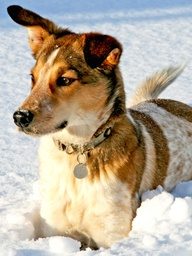
#> input picture data/dog.jpg, 192 x 256 px, shrunk from 1500 x 2000 before the run
$ python exercise1.py
#> lines starting #> are read from the running program, lines starting #| are printed output that depends on the picture
#SET UP ENVIRONMENT
from matplotlib.image import imread
import matplotlib.pyplot as plt
import numpy as np
import os


##################################################################
fname = 'data/dog.jpg'
r = 10
n = 1000#None
##################################################################
#Loading data

#img_data = imread(os.path.join('..','data','dog.jpg')) #if moved to 'hw' directory
img_data = imread(fname)
#> img_data is the input picture: shape (256, 192, 3); mean R, G, B 181.3, 169.5, 152
X = np.mean(img_data, -1); # Convert RGB to grayscale
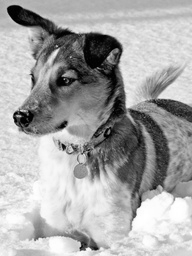
#> X: shape (256, 192) float64; min 0, max 255, mean 167.6

#compute full svd
U, S, Vt = np.linalg.svd(X, full_matrices = True)
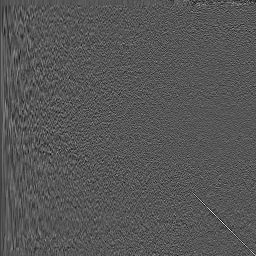
#> U: shape (256, 256) float64; min -0.337, max 0.653, mean -0.000183; drawn with min black and max white
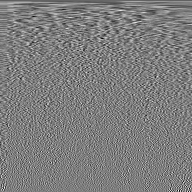
#> Vt: shape (192, 192) float64; min -0.347, max 0.355, mean -0.000463; drawn with min black and max white
#> S = 192 values, max 38095.5 at index 0, min 7.83 at index 191, mean 549.8

#choose rank r< m to confirm U*U is 'r x r' matrix
X_r = U[:,:r].T @ U[:,:r]
rank_X = np.linalg.matrix_rank(X_r, tol=None)
#> rank_X = 10
print('Rank of truncated matrix at r = ', r, ' is actually ', rank_X)
#| Rank of truncated matrix at r =  10  is actually  10

#compute the norm of error between UU* and the 'n x n' identity matrix
#as the rank r varies from 1 to n and plot the error
print('Now computing differences/norm.......')
norms = []
for i in range(n):
    #compute UU*
    mat = U[:,:r] @ U[:, :r].T
    m = len(mat)
    Id = np.eye(m)

    #take difference
    diff = mat - Id
    err = np.linalg.norm(diff,ord=2)
    err = err/np.linalg.norm(mat,ord=2)
    #print(i)
    #store
    norms.append(err)
#> this loop made 1000 passes
#> pass 1, `mat = U[:,:r] @ U[:, :r].T`:
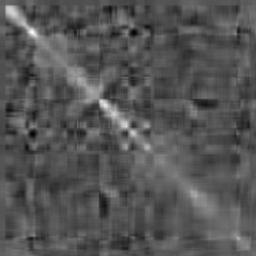
#> mat: shape (256, 256) float64; min -0.0429, max 0.0969, mean 0.00388; drawn with min black and max white
#> pass 1, `Id = np.eye(m)`:
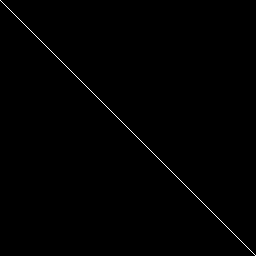
#> Id: shape (256, 256) float64; values 0 (black) and 1 (white), 0.39% white in thin lines or dots
#> pass 1, `diff = mat - Id`:
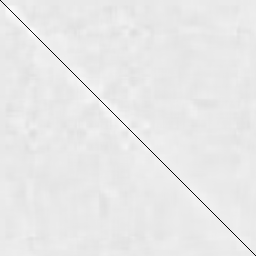
#> diff: shape (256, 256) float64; min -0.991, max 0.0933, mean -2.79e-05; drawn with min black and max white
#> after the loop, norms = 1000 values from 1 to 1

norms = np.array(norms)

#plot figures
#plt.rcParams['figure.figsize'] = [16, 8]

plt.figure()
plt.plot(norms)
plt.title('Error plot (absolute 2-nom)')
plt.show()
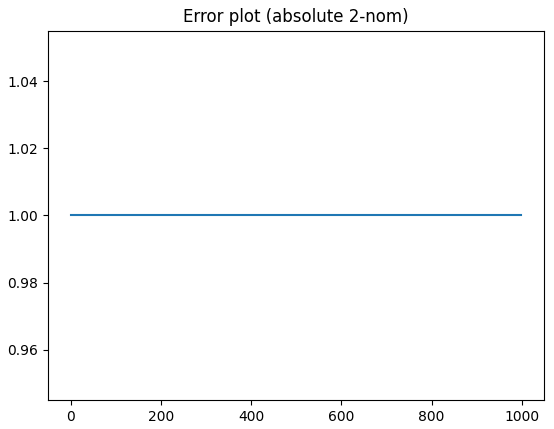
#> figure drawn by matplotlib, 1 panel
